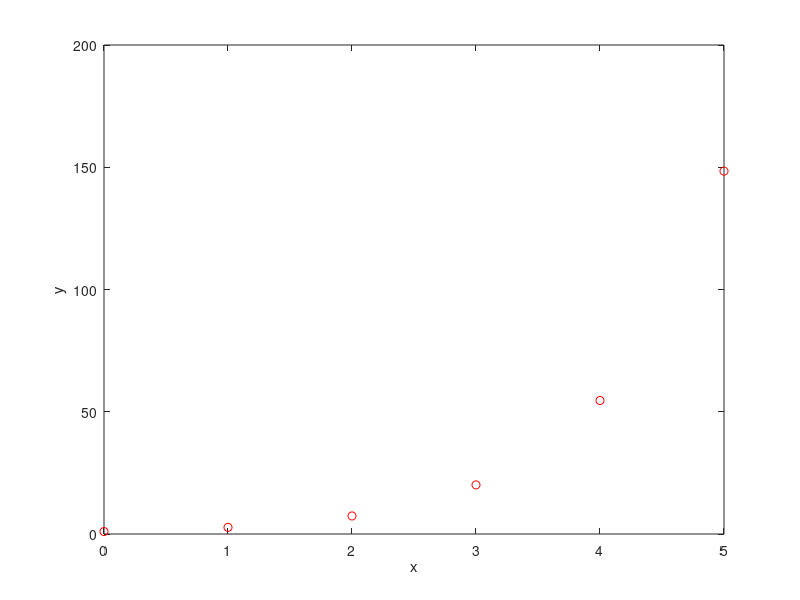

Recreate this plot in MATLAB.
%clase del 2/4/24
%Metodo de grado 3, Spiline
clearvars;
x = [0:1:5]';
y = exp(x);
figure(1);
plot(x,y, ' or ');
xlabel('x');
ylabel('y');
a = zeros(size(x));
b = zeros(size(x,1)-1,1);
d = zeros(size(x,1)-1,1);
h = zeros(size(x,1)-1,1);
g = zeros(size(x));
A = zeros(size(x,1),size(x,1)); % crea una matriz 6x6
% ahora vamos a llenarlo
for i=1:size(x,1)
    a(i) = y(i);
end

for i=1:size(x,1)-1
    h(i) = x(i+1)-x(i);
end

A(1,1)=1;
A(size(x,1),size(x,1)) = 1;
%diagonal superior
for i=2:size(x,1)-1
    A(i,i+1) = h (i-1);
end
%diagonal principal
for i=2:size(x,1)-1
    A(i,i) = 2*(h(i-1)+h(i));
end

%diagonal inferior
for i=2:size(x,1)-1
    A(i,i-1) = h(i);
end
g(1)=0;
g(size(x,1))=0;

for i=2:size(x,1)-1
    g(i) = (3/h(i))*(a(i+1)-a(i))-(3/h(i-1))*(a(i)-a(i-1));
end
c = A\g;

for i=1:size(x,1)-1
    b(i) = (1/h(i))*(a(i+1)-a(i))-(h(i)/3)*(2*(c(i)+c(i+1)));
    d(i) = (1/3*h(i))*(c(i+1)-c(i));
end


xt = 0.5;

for j=1:size(x,1)-1
    if (x(j) <= xt) && xt<=x(j+1)
        yt = a(j) +b(j)*(xt -x(j))+c(j)*(xt-x(j)).^2 + d(j)*(xt-x(j)).^3;
    end
end
